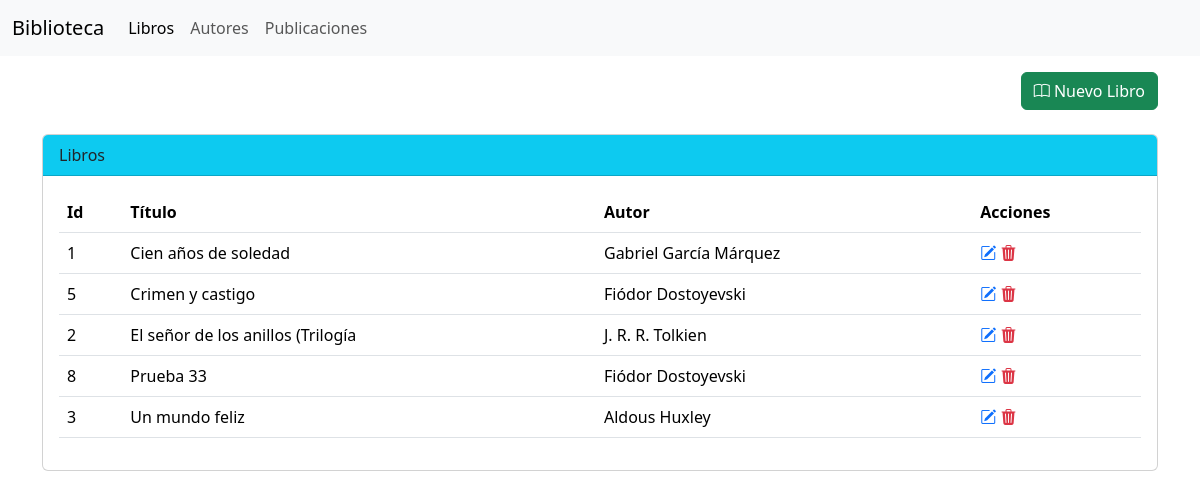
/books/, run on an earlier commit of the app's database.
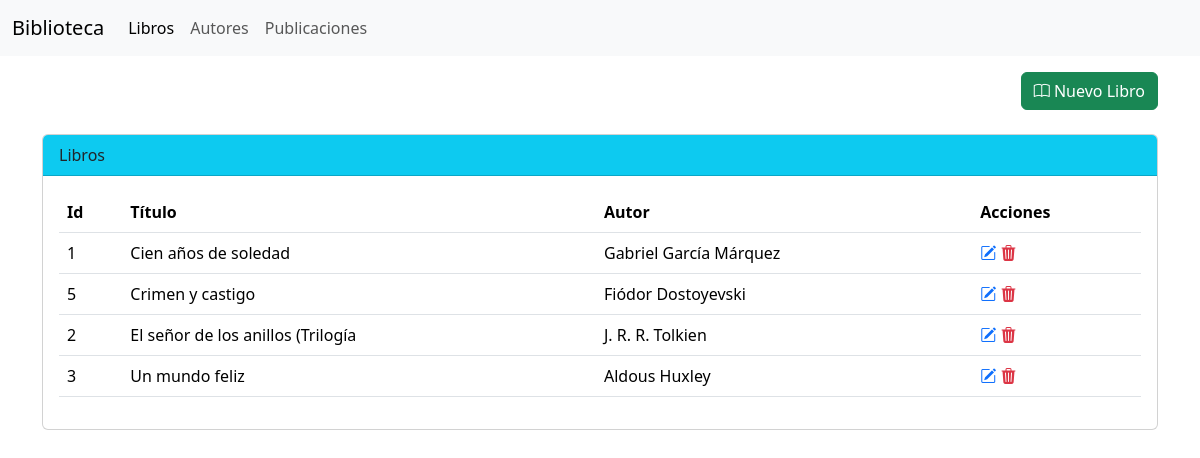
And on a later commit of the database.
### biblioteca_app/models.py (models this page shows, shortened)
class Book(models.Model):
    title = models.CharField(max_length=255)
    author = models.ForeignKey(Author, related_name="books", on_delete=models.CASCADE)
    created_at = models.DateTimeField(auto_now_add=True)
    updated_at = models.DateTimeField(auto_now=True)

class Author(models.Model):
    name        = models.CharField(max_length=255)
    created_at  = models.DateTimeField(auto_now_add=True)
    updated_at  = models.DateTimeField(auto_now=True)
    def __str__(self):
        return self.name

### biblioteca_app/views.py (the view)
# urls.py: path("books/", book_list, name="book_list"),
def book_list(request):
    '''
    select_related
    (https://docs.djangoproject.com/en/6.0/ref/models/querysets/#django.db.models.query.QuerySet.select_related)

    Devuelve un QuerySet que "seguirá" las relaciones de clave externa (clave foranea),
    seleccionando datos adicionales de objetos relacionados al ejecutar su consulta.
    Esto mejora el rendimiento, ya que genera una consulta más compleja,
    pero evita que el uso posterior de relaciones de clave externa requiera
    consultas a la base de datos.
    '''
    libros = Book.objects.select_related("author").order_by("title")
    form = BookForm()
    contexto = {
        "libros" : libros,
        "form"   : form,
        'modo': 'crear',
    }
    return render(request, "books_list.html", contexto)

### biblioteca_app/templates/books_list.html (shortened to what this page needs)
{% extends "base.html" %}
{% block extra_css %}
<link href="https://cdn.datatables.net/v/dt/dt-2.3.7/datatables.min.css" rel="stylesheet"
>
{% endblock %}
{% block content %}
<div class="mt-3 d-flex justify-content-end">
    <a class="btn btn-success" href="" data-bs-toggle="modal" data-bs-target="#bookModal">
        <i class="bi bi-book"></i> Nuevo Libro
    </a>
</div>
<div class="card mt-4">
    <div class="card-header bg-info">
        Libros
    </div>
    <div class="card-body">
        <table class="table" id="tabla-libros">
            <thead>
                <tr>
                    <th scope="col">Id</th>
                    <th scope="col">Título</th>
                    <th scope="col">Autor</th>
                    <th scope="col">Acciones</th>
                </tr>
            </thead>
            <tbody>
                {% for libro in libros %}
                <tr>
                    <td>{{ libro.id }}</td>
                    <td>{{ libro.title }}</td>
                    <td>{{ libro.author }}</td>
                    <td>
                        <div>
                            <a class="text-primary" href="{% url 'books_update' libro.id %}">
                                <i class="bi bi-pencil-square"></i></a>
                            <a
                            class="text-danger delete-btn"
                            href=""
                            data-url ="{% url 'books_delete' libro.id %}"
                            data-text ="Se eliminará {{ libro.title }}. Esta acción no se puede revertir"
                            data-title = "¿Eliminar Libro?"
                            >
                            <i class="bi bi-trash3-fill"></i>
                            </a>
                        </div>
                    </td>
                </tr>
                {% empty %}
                <tr>
                    <td>No hay libros</td>
                </tr>
                {% endfor %}
            </tbody>
        </table>
    </div>
</div>
{% endblock %}

What changed in the data, as far as the page shows it:
removed Book: id "8", title "Prueba 33", author "Fiódor Dostoyevski"
